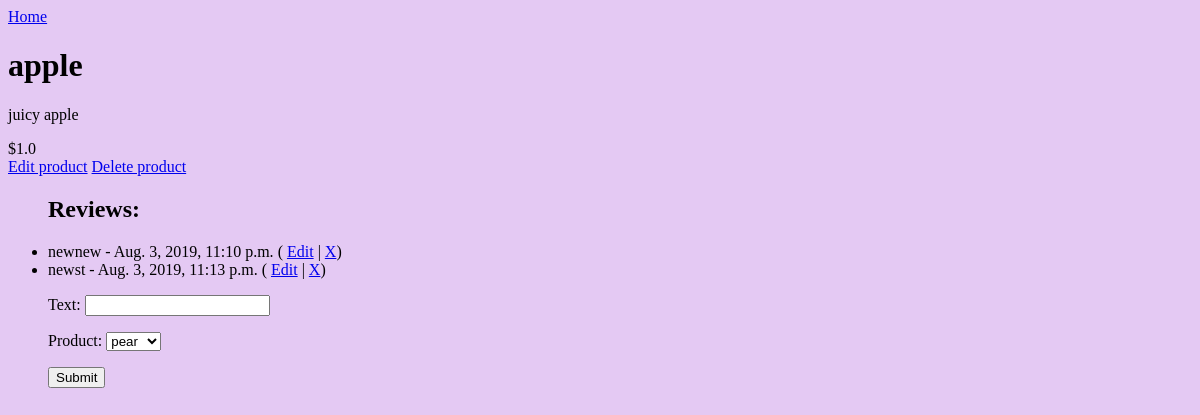
Before: /product/2/show with the older database file.
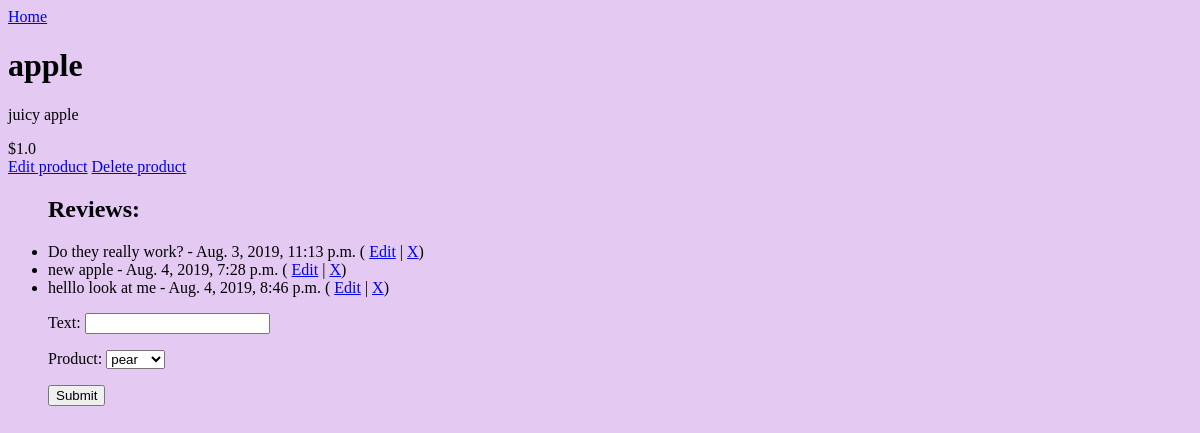
After: the same page with the newer database file.
### rainforest/models.py (models this page shows, shortened)
class Product(models.Model):
    name = models.CharField(max_length=255, null=False)
    description = models.TextField(null=False)
    price = models.FloatField(null=False)
    def __str__(self):
        return f'{self.name}'

class Review(models.Model):
    date = models.DateTimeField(auto_now_add=True)
    text = models.CharField(max_length=255, null=False)
    product = models.ForeignKey(Product, on_delete=models.CASCADE, related_name='reviews', default='Product.id')

### rainforest/views.py (the view)
# urls.py: path('product/<int:id>/show', product_show, name='product_show'),
def product_show(request, id):
    product_id = Product.objects.get(pk=id)
    review = Review.objects.filter(product=product_id)
    form = ReviewForm()
    context = {
        'product': product_id,
        'reviews': review,
        'review_form': form,
        'action': '/review/create'
    }
    return render(request, 'show_product.html', context)

### rainforest/forms.py
class ReviewForm(ModelForm):
    class Meta:
        model = Review
        fields = ['text', 'product']

### rainforest/templates/show_product.html (shortened to what this page needs)
{% extends 'base.html' %}
{% block content %}
<div>
    <h1>{{product.name}}</h1>
    <p> {{product.description}}</p>
    <span>${{product.price}}</span>
    <div class='edit-delete-product'>
        <a href="{% url 'edit_product' product.id %}">Edit product</a>
        <a href="{% url 'delete_product' product.id %}">Delete product</a>
    </div>
</div>
<ul>
    <h2> Reviews: </h2>
    {% for review in reviews  %}
        <li> {{review.text}} - {{review.date}} ( <a href="{% url 'edit_review' review.pk %}"> Edit</a> | <a href="{% url 'delete_review' review.pk %}">X</a>) </li>
    {% endfor %}
    <form action='{{ action }}' method="POST">
        {{review_form.as_p}}
        <input type="submit" name="submit" value="Submit">
    </form>
</ul>
{% endblock %}

### rainforest/templates/base.html (shortened to what this page needs)
{% load static %}
<!DOCTYPE html>
<html lang="en">
<head>
    <link rel="stylesheet" href="/static/css/style.css">
</head>
<body>
    <header>
        <nav>
            <a href="/" >Home </a>
        </nav>
    </header>
{% block content %}
{% endblock %}
</body>
</html>

### rainforest/static/css/style.css (style rules this page uses)
body { background-color: rgb(228, 201, 243); }

Changed rows visible on the page:
removed Review: text "newnew", date "Aug. 3, 2019, 11:10 p.m."
changed Review: text "newst" → "Do they really work?"
added Review: text "new apple", date "Aug. 4, 2019, 7:28 p.m."
added Review: text "helllo look at me", date "Aug. 4, 2019, 8:46 p.m."
